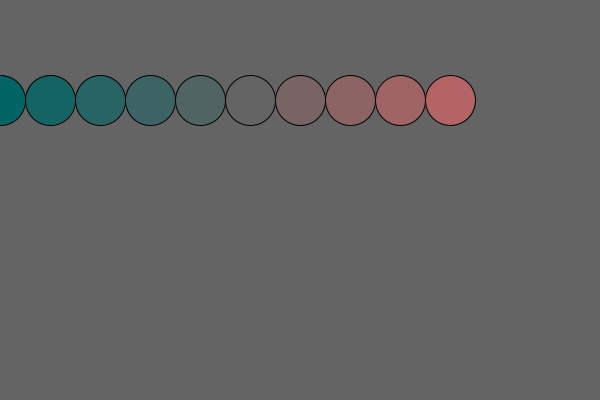
Frame 1 (no input)
Frame 60 (the mouse pressed at the canvas centre just before this capture): identical to frame 1, image omitted
Frame 120 (the mouse held since frame 60 and released just before this capture): identical to frame 1, image omitted

The Processing sketch that drew this single still picture (run headless with seeded random() and noise(); from frame 60 on, the mouse is pressed at the canvas centre):

// Processing sketch: some_with_loops
// ── some_with_loops.pde
void setup(){
    size(600, 400);
}
void draw(){
    background(100);
    for (int i = 0; i < 10; i++) {
        fill(i * 20, 100, 100);
        ellipse(i * 50, 100, 50, 50);
    }
}
